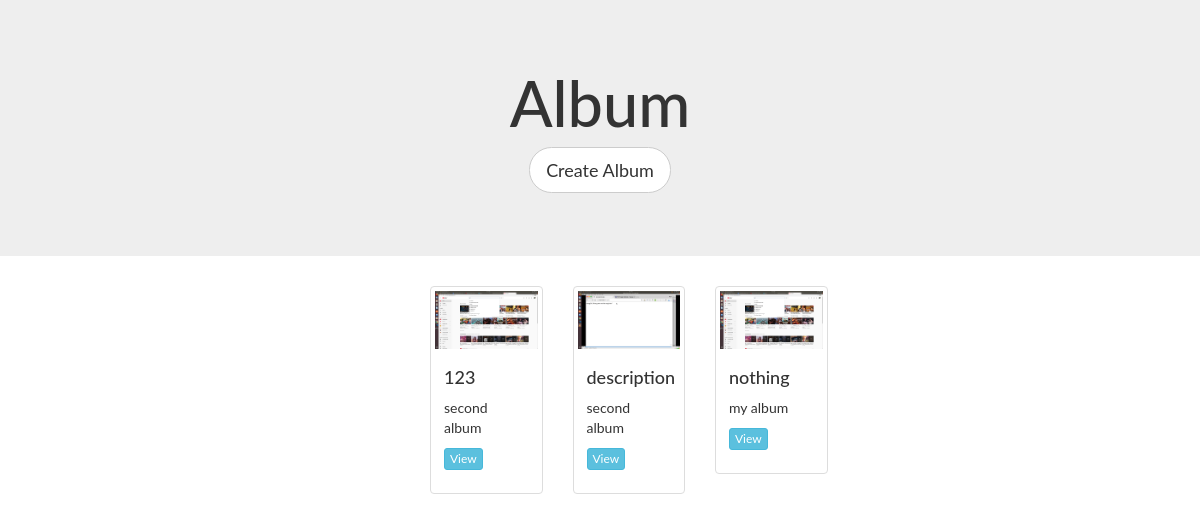
The page /profile.php (signed in) on the database its author committed.
### tables this page shows
CREATE TABLE `albums` (
  `name` varchar(100) NOT NULL,
  `description` text NOT NULL,
  `user_id` int(11) NOT NULL,
  `id` int(11) NOT NULL AUTO_INCREMENT,
  `created_at` datetime NOT NULL,
  `updated_at` datetime NOT NULL,
  `deleted_at` datetime DEFAULT NULL,
  PRIMARY KEY (`id`),
  KEY `albums_users_FK` (`user_id`),
  CONSTRAINT `albums_users_FK` FOREIGN KEY (`user_id`) REFERENCES `users` (`id`)
);

CREATE TABLE `images` (
  `id` int(11) NOT NULL AUTO_INCREMENT,
  `caption` varchar(200) NOT NULL,
  `size` int(11) NOT NULL,
  `ext` varchar(100) DEFAULT NULL,
  `mime` varchar(100) DEFAULT NULL,
  `original_name` varchar(100) DEFAULT NULL,
  `user_id` int(11) NOT NULL,
  `album_id` int(11) NOT NULL,
  `image_name` varchar(255) NOT NULL,
  `created_at` datetime NOT NULL,
  `updated_at` datetime NOT NULL,
  `deleted_at` datetime DEFAULT NULL,
  `view_status` tinyint(1) NOT NULL,
  PRIMARY KEY (`id`),
  KEY `images_albums_FK` (`album_id`),
  KEY `images_users_FK` (`user_id`),
  CONSTRAINT `images_albums_FK` FOREIGN KEY (`album_id`) REFERENCES `albums` (`id`),
  CONSTRAINT `images_users_FK` FOREIGN KEY (`user_id`) REFERENCES `users` (`id`)
);

### model/view.php (called while the page is built, shortened)
<?php
class view
{
    function display($filename,$details=[],$header='header',$footer='footer'){
        extract($details);
         require_once 'views/'.$filename.'.php';
    }
}
?>

### profile.php (called while the page is built, shortened)
<?php
require_once "model/view.php";
require_once "model/Album.php";
$data = [];
$obj = new view();
$album = new Album();
$args = [
    'user_id'=>$_SESSION['user_id'],
];
$albums = $album->whereClause($args);
$albums = array_map(function($row) use(&$album){
    $row['last_image'] = $album->getLatestImage($row['id']);
    return $row;
},$albums);
 $data['albums'] = $albums;
$obj->display('profile',$data);
?>

### model/DB.php (called while the page is built, shortened)
<?php
class DB
{
    protected static $connection = NULL;
    protected $_table;
    protected $clause;
    protected $trimmedclause;
    protected function connect()
    {
        try
        {
            if(is_null(self::$connection))
            {
                self::$connection = new PDO('mysql:host='.DB_HOST.';dbname='.DB_NAME,DB_USER,DB_PASS);
                self::$connection->setAttribute(PDO::ATTR_ERRMODE,PDO::ERRMODE_EXCEPTION);
                return self::$connection;
            }
            return self::$connection;
        }
        catch(PDOExeption $e)
        {
            die();
        }
    }
    public function setTable(string $name)
    {
        $this->_table = $name;
    }
    public function getTable() :string
    {
        return $this->_table;
    }
    public function whereClause(array $args)
    {   $row = [];
    $sql ="SELECT * FROM {$this->getTable()} ";
    $sql .='WHERE ';
    $sql .=$this->trimmedclause;
    $stmt = self::$connection->prepare($sql);
    foreach($args as $key => $value)
    {
        $stmt->bindValue(":$key", $value);
    }
    $stmt->execute();
    $row = $stmt->fetchAll(PDO::FETCH_ASSOC);
    return $row;
    }
   public function arrayToClause(array $args)
   {
    foreach($args as $key => $value )
    {
      $this->clause .= "$key =:$key AND ";
    }
    $this->trimmedclause = rtrim($this->clause,"AND ");
   }
}
?>

### model/Album.php (called while the page is built, shortened)
<?php
require_once 'DB.php';
class Album extends DB
{
    function __construct()
    {
        $this->db = $this->connect();
    }
    function getLatestImage($id){
        $sql = "SELECT image_name from images where album_id=:id ORDER BY created_at DESC LIMIT 0,1";
        $stm = $this->db->prepare($sql);
        $stm->execute(['id' => $id]);
        return $stm->fetch(PDO::FETCH_ASSOC);
    }
}
?>

### views/profile.php (the view, shortened to what this page needs)
<section class="jumbotron text-center">
        <div class="container">
          <h1 class="jumbotron-heading">Album</h1>
          <button type="button" class="btn btn-default btn-round-lg btn-lg" data-toggle="modal" data-target="#updateAlbum">Create Album</button>
        </div>
      </section>
  <div class="col-md-4"></div>
  <div class="col-md-6">
  <form action="album.php" method="get">
            <?php
            if(isset($albums))
            {
               if(!empty($albums))
                {?>
                     <?php
                        foreach($albums as $album)
                        {
                           $album_name = $album['name'];
                           $album_description = $album['description'];
                           $url = "gallery.php?";
                           $url .= "album_id";
                           $url .="={$album['id']}";
                          ?>
                           <div class="col-xs-18 col-sm-6 col-md-3">
                            <div class="thumbnail">
                            <img src="images/<?= $album['last_image']['image_name'] ?>"class="img-responsive">
                                <div class="caption">
                                  <h4><?=$album_description?></h4>
                                  <p><?=$album_name?></p>
                                  <p><a href="<?=$url?>" class="btn btn-info btn-xs" role="button">View</a></p>
                              </div>
                            </div>
                          </div>
                        <?php
                        }
                }
            }
          ?>
            </form>
  </div>

### views/profile.php (style rules this page uses)
.btn-round-lg { border-radius: 22.5px; }

### rows shown on the page
albums: images.image_name (picture), description "123", name "second album"
albums: images.image_name (picture), description "description", name "second album"
albums: images.image_name (picture), description "nothing", name "my album"
